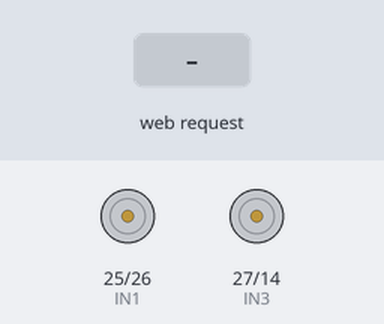
Recording of a sketch running on a simulated ESP32. Parts: motor-driver pin pairs drawn as motors (green arrow = first pin HIGH = forward, orange = second pin HIGH = backward, longer = more drive, scaled by the enable pin). The test bench sets the inputs (shaded band). What the sketch prints to the serial monitor is not drawn.

Above: at 1.2 s.
1.3 s: HTTP request GET /F received
At 2.5 s:
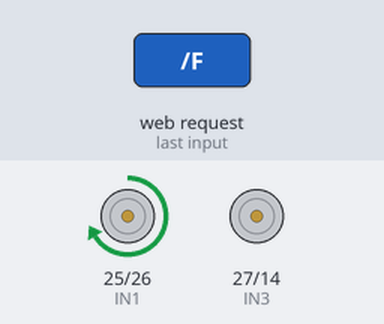
2.8 s: HTTP request GET /B received
At 3.9 s:
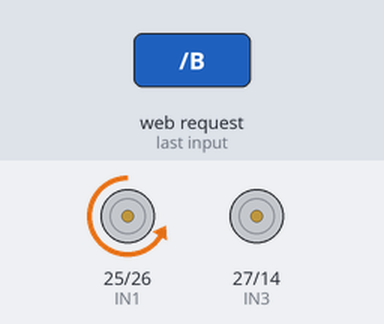
4.3 s: HTTP request GET /L received
At 5.1 s:
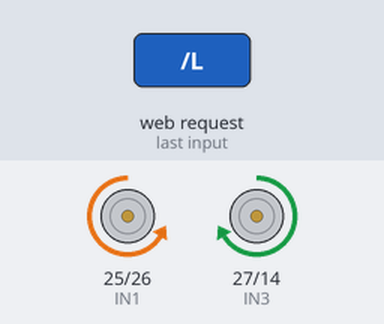
5.8 s: HTTP request GET /SA received
At 6.2 s:
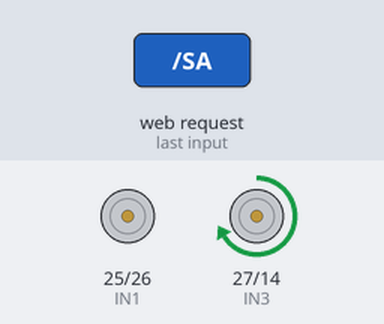
7.3 s: HTTP request GET /R received
At 8.5 s:
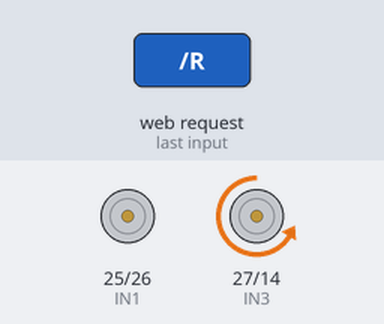
8.8 s: HTTP request GET /F received
At 9.7 s:
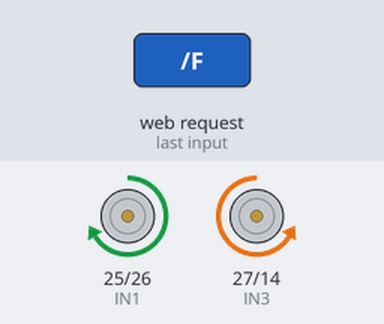
Timing chart, 0 to 11.3 s (numbered marks = the images above; inputs shaded):
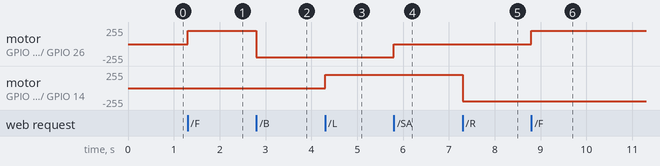

Measured:
- after the input at 1.3 s, motor on GPIO 25 (IN1) / GPIO 26 (IN2): stopped → forward 200/255 at once
- after the input at 2.8 s, motor on GPIO 25 (IN1) / GPIO 26 (IN2): forward 200/255 → backward 200/255 at once
- after the input at 4.3 s, motor on GPIO 27 (IN3) / GPIO 14 (IN4): stopped → forward 200/255 at once
- after the input at 5.8 s, motor on GPIO 25 (IN1) / GPIO 26 (IN2): backward 200/255 → stopped at once
- after the input at 7.3 s, motor on GPIO 27 (IN3) / GPIO 14 (IN4): forward 200/255 → backward 200/255 at once
- after the input at 8.8 s, motor on GPIO 25 (IN1) / GPIO 26 (IN2): stopped → forward 200/255 at once

The sketch:

main.ino
```cpp
#include <WiFi.h>

#define ENA 33
#define IN1 25
#define IN2 26

#define ENB 32
#define IN3 27
#define IN4 14

const char* ssid = "Submarine";
const char* password = "12345678";

WiFiServer server(80);

int speedA = 200;
int speedB = 200;

void setup()
{
Serial.begin(115200);

pinMode(ENA,OUTPUT);
pinMode(IN1,OUTPUT);
pinMode(IN2,OUTPUT);

pinMode(ENB,OUTPUT);
pinMode(IN3,OUTPUT);
pinMode(IN4,OUTPUT);

WiFi.softAP(ssid,password);
server.begin();

Serial.println(WiFi.softAPIP());
}


// MOTOR FUNCTIONS

void forward()
{
analogWrite(ENA,speedA);
digitalWrite(IN1,HIGH);
digitalWrite(IN2,LOW);
}

void backward()
{
analogWrite(ENA,speedA);
digitalWrite(IN1,LOW);
digitalWrite(IN2,HIGH);
}

void left()
{
analogWrite(ENB,speedB);
digitalWrite(IN3,HIGH);
digitalWrite(IN4,LOW);
}

void right()
{
analogWrite(ENB,speedB);
digitalWrite(IN3,LOW);
digitalWrite(IN4,HIGH);
}


// STOP FUNCTIONS

void stopA()
{
analogWrite(ENA,0);
digitalWrite(IN1,LOW);
digitalWrite(IN2,LOW);
}

void stopB()
{
analogWrite(ENB,0);
digitalWrite(IN3,LOW);
digitalWrite(IN4,LOW);
}

void stopAll()
{
stopA();
stopB();
}


// LOOP

void loop()
{
WiFiClient client = server.available();

if(client)
{
String request = client.readStringUntil('\r');
client.flush();


// movement control
if(request.indexOf("/SA")!=-1) stopA();
else if(request.indexOf("/SB")!=-1) stopB();
else if(request.indexOf("/S")!=-1) stopAll();
else if(request.indexOf("/F")!=-1) forward();
else if(request.indexOf("/B")!=-1) backward();
else if(request.indexOf("/L")!=-1) left();
else if(request.indexOf("/R")!=-1) right();


// speed A
int indexA = request.indexOf("speedA=");
if(indexA != -1)
{
String value = request.substring(indexA + 7);
speedA = value.toInt();

if(speedA > 255) speedA = 255;
if(speedA < 0) speedA = 0;
}


// speed B
int indexB = request.indexOf("speedB=");
if(indexB != -1)
{
String value = request.substring(indexB + 7);
speedB = value.toInt();

if(speedB > 255) speedB = 255;
if(speedB < 0) speedB = 0;
}


// WEB PAGE

client.println("HTTP/1.1 200 OK");
client.println("Content-type:text/html");
client.println();

client.println("<h1>ESP32 Submarine Control</h1>");

client.println("<a href=\"/F\"><button style='width:200px;height:60px'>Forward</button></a><br><br>");
client.println("<a href=\"/B\"><button style='width:200px;height:60px'>Backward</button></a><br><br>");

client.println("<a href=\"/L\"><button style='width:200px;height:60px'>Left</button></a><br><br>");
client.println("<a href=\"/R\"><button style='width:200px;height:60px'>Right</button></a><br><br>");

client.println("<a href=\"/SA\"><button style='width:200px;height:60px;background:red'>Stop Motor A</button></a><br><br>");
client.println("<a href=\"/SB\"><button style='width:200px;height:60px;background:red'>Stop Motor B</button></a><br><br>");

client.println("<a href=\"/S\"><button style='width:200px;height:60px;background:black;color:white'>Stop ALL</button></a><br><br>");

client.println("<h3>Back Motor Speed (0-255)</h3>");
client.println("<form action=\"/\" method=\"GET\">");
client.println("<input type=\"number\" name=\"speedA\" min=\"0\" max=\"255\" value=\"200\">");
client.println("<input type=\"submit\" value=\"Set Speed A\">");
client.println("</form>");

client.println("<h3>Turning Motor Speed (0-255)</h3>");
client.println("<form action=\"/\" method=\"GET\">");
client.println("<input type=\"number\" name=\"speedB\" min=\"0\" max=\"255\" value=\"200\">");
client.println("<input type=\"submit\" value=\"Set Speed B\">");
client.println("</form>");

client.stop();
}
}
```
